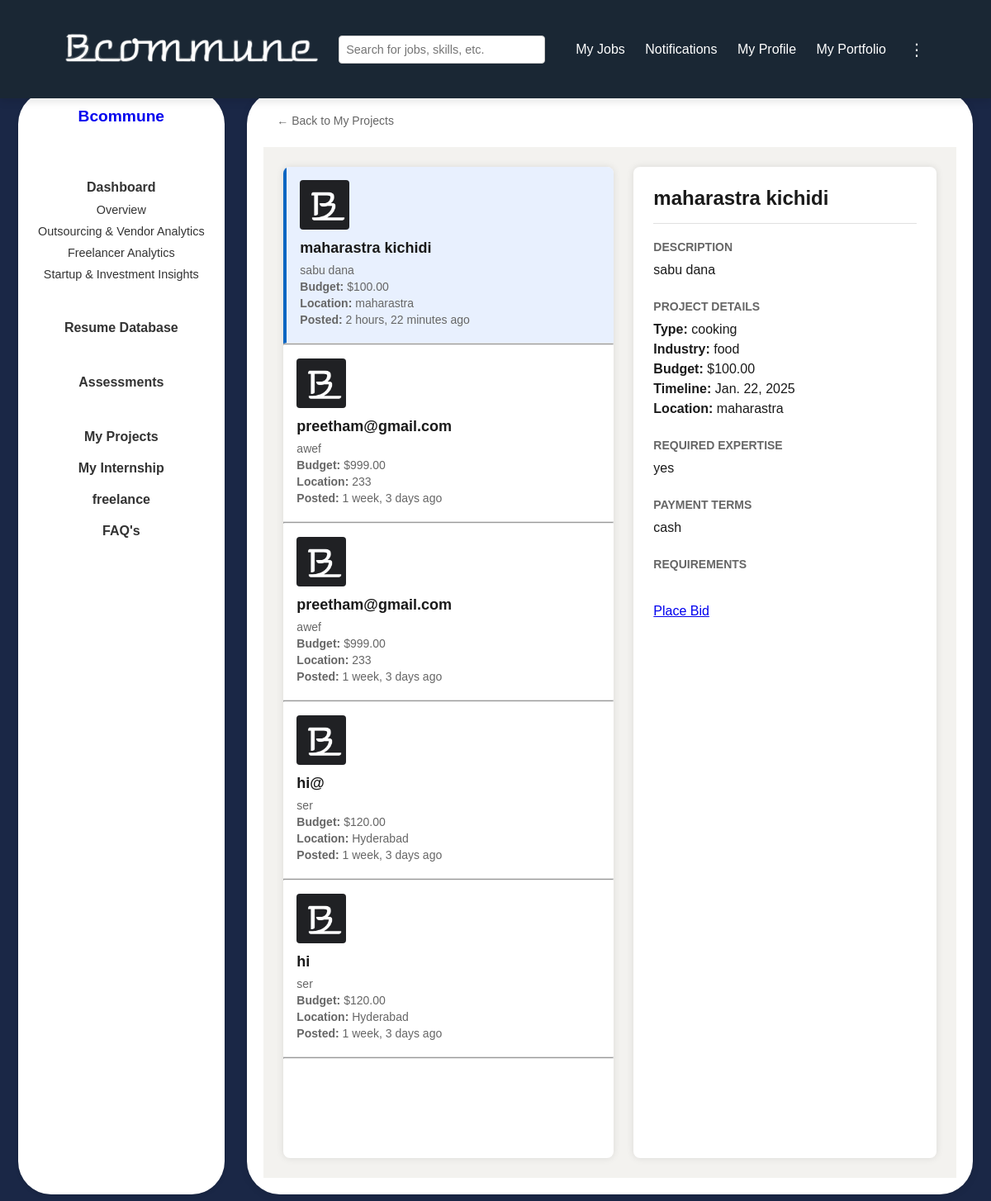
The page /company/dashboard/myprojects/explore/ (signed in) on the database its author committed.
### users/models.py (models this page shows, shortened)
class CustomUser(AbstractUser):
    USER_TYPE_CHOICES = (
        ('individual', 'Individual'),
        ('company', 'Company'),
    )
    user_type = models.CharField(max_length=10, choices=USER_TYPE_CHOICES, default='company')
    company_name = models.CharField(max_length=255, null=True, blank=True)
    company_website = models.URLField(max_length=200, null=True, blank=True)
    industry = models.CharField(max_length=100, null=True, blank=True)
    company_size = models.CharField(max_length=20, null=True, blank=True)
    company_type = models.CharField(max_length=255, null=True, blank=True)
    designation = models.CharField(max_length=255, null=True, blank=True)
    phone_number = models.CharField(max_length=15, null=True, blank=True)
    bcommune_profile = models.URLField(null=True, blank=True)
    profile_picture = models.ImageField(upload_to='profile_pics/', blank=True, null=True)
    about_company = models.TextField(null=True, blank=True)  # About the Company
    founding_year = models.PositiveIntegerField(null=True, blank=True)  # Establishment Year
    headquarters = models.CharField(max_length=255, null=True, blank=True)  # Headquarters Location
    branches = models.TextField(null=True, blank=True)
    business_registration_number = models.CharField(max_length=100, null=True, blank=True)
    legal_structure = models.CharField(
        max_length=50,
        choices=[
            ('LLP', 'LLP'),
            ('Pvt Ltd', 'Private Limited'),
            ('Partnership', 'Partnership'),
            ('Sole Proprietorship', 'Sole Proprietorship'),
            ('Others', 'Others'),
        ],
        null=True,
        blank=True
    )
    core_services = models.TextField(null=True, blank=True)
    social_media_links = models.JSONField(default=dict, blank=True)  # Example: {"facebook": "", "linkedin": "", "twitter": ""}
    portfolio = models.TextField(null=True, blank=True)

class Project(models.Model):
    company = models.ForeignKey(settings.AUTH_USER_MODEL, on_delete=models.CASCADE)
    title = models.CharField(max_length=200)
    description = models.TextField()
    project_type = models.CharField(max_length=100)
    industry = models.CharField(max_length=100)
    budget = models.DecimalField(max_digits=15, decimal_places=2)
    timeline = models.DateField()
    location = models.CharField(max_length=200, blank=True, null=True)
    expertise_required = models.TextField()
    payment_terms = models.TextField()
    nda_required = models.BooleanField(default=False)
    confidentiality_required = models.BooleanField(default=False)
    ip_rights_required = models.BooleanField(default=False)
    custom_field = models.CharField(max_length=200, blank=True, null=True)
    created_at = models.DateTimeField(auto_now_add=True)

### users/views.py (the view, shortened to what this page needs)
# urls.py: path('company/dashboard/myprojects/explore/', views.explore_projects, name='explore_projects'),
@login_required
def explore_projects(request):
    other_company_projects = Project.objects.exclude(company=request.user).order_by('-created_at')
    selected_project_id = request.GET.get('selected_project')
    first_project = None
    if selected_project_id:
        try:
            first_project = Project.objects.get(id=selected_project_id)
        except Project.DoesNotExist:
            first_project = other_company_projects.first()
    else:
        first_project = other_company_projects.first()
    context = {
        'projects': other_company_projects,
        'first_project': first_project,
        'selected_project_id': selected_project_id,
    }
    return render(request, 'explore_projects.html', context)

### users/templates/explore_projects.html (shortened to what this page needs)
{% load static %}
<!DOCTYPE html>
<html lang="en">
<head>
    <link rel="stylesheet" href="{% static 'css/common.css'%}">
</head>
<body>
    {% include 'header2.html' %}
    <div class="main-container">
        {% include 'sidebarcompany.html' %}
        <div class="content">
            <a href="{% url 'myprojects' %}" class="back-button">
                ← Back to My Projects
            </a>
            <div class="projects-container">
                <div class="projects-list">
                    {% if projects %}
                        {% for project in projects %}
                            <div class="project-card {% if project.id|stringformat:'s' == selected_project_id %}active{% elif not selected_project_id and forloop.first %}active{% endif %}" data-project-id="{{ project.id }}">
                                <div class="bid-logo">
                                    <img src="{% static 'images/B.png' %}" alt="Project Logo">
                                </div>
                                <h3>{{ project.title }}</h3>
                                <p>{{ project.description|truncatechars:100 }}</p>
                                <p><strong>Budget:</strong> ${{ project.budget }}</p>
                                <p><strong>Location:</strong> {{ project.location|default:"Not specified" }}</p>
                                <p><strong>Posted:</strong> {{ project.created_at|timesince }} ago</p>
                            </div>
                            <hr>
                        {% endfor %}
                    {% else %}
                        <p class="no-projects">No projects available from other companies at the moment.</p>
                    {% endif %}
                </div>
                <div class="project-details">
                    <div id="project-detail-content">
                        {% if first_project %}
                            <h2>{{ first_project.title }}</h2>
                            <div class="detail-section">
                                <h3>Description</h3>
                                <p>{{ first_project.description }}</p>
                            </div>
                            <div class="detail-section">
                                <h3>Project Details</h3>
                                <p><strong>Type:</strong> {{ first_project.project_type }}</p>
                                <p><strong>Industry:</strong> {{ first_project.industry }}</p>
                                <p><strong>Budget:</strong> ${{ first_project.budget }}</p>
                                <p><strong>Timeline:</strong> {{ first_project.timeline }}</p>
                                <p><strong>Location:</strong> {{ first_project.location|default:"Not specified" }}</p>
                            </div>
                            <div class="detail-section">
                                <h3>Required Expertise</h3>
                                <p>{{ first_project.expertise_required }}</p>
                            </div>
                            <div class="detail-section">
                                <h3>Payment Terms</h3>
                                <p>{{ first_project.payment_terms }}</p>
                            </div>
                            <div class="detail-section">
                                <h3>Requirements</h3>
                            </div>
                            {% if user.is_authenticated and user.user_type == 'company' and first_project.company != user %}
                                <a href="{% url 'place_project_bid' first_project.id %}" class="btn btn-primary">Place Bid</a>
                            {% endif %}
                        {% else %}
                            <p class="no-projects">Select a project to view details</p>
                        {% endif %}
                    </div>
                </div>
            </div>
        </div>
    </div>
</body>

### users/templates/sidebarcompany.html
{%load static%}
<div class="sidebar">
    <a href="{% url 'company_profile' %}" style=" text-decoration: none;" ><h2>{{ user.company_name }}</h2></a>
    <br><br>
    <h4>
      <a href="#" style="text-decoration: none; color: inherit;">Dashboard</a>
    </h4>
    <ul>
        <li>
          <a href="#" style="text-decoration: none; color: inherit;">Overview</a>
        </li>
        <li>
          <a href="#" style="text-decoration: none; color: inherit;">Outsourcing & Vendor Analytics</a>
        </li>
        <li>
          <a href="#" style="text-decoration: none; color: inherit;">Freelancer Analytics</a>
        </li>
        <li>
          <a href="#" style="text-decoration: none; color: inherit;">Startup & Investment Insights</a>
        </li>
    </ul>
    <br>
    <h4>
      <a href="#" style="text-decoration: none; color: inherit;">Resume Database</a>
    </h4>
    <br>
    <h4>
      <a href="#" style="text-decoration: none; color: inherit;">Assessments</a>
    </h4>
    <br>
    <h4>
      <a href="{% url 'myprojects' %}" style="text-decoration: none; color: inherit;">My Projects</a>
    </h4>
    <h4>
      <a href="{%url 'myinternships'%}" style="text-decoration: none; color: inherit;">My Internship</a>
    </h4>
    <h4>
      <a href="{%url 'freelance'%}" style="text-decoration: none; color: inherit;">freelance</a>
    </h4>
    <h4>
      <a href="{% url 'faq' %}" style="text-decoration: none; color: inherit;">FAQ's</a>
    </h4>
</div>

### static/css/common.css (style rules this page uses)
* { margin: 0; padding: 0; box-sizing: border-box; font-family: Arial, sans-serif; }
body { background-color: #1a2734; color: #333; font-family: Arial, sans-serif; min-height: 100vh; display: flex; flex-direction: column; margin: 0; }
.sidebar { background-color: white; padding: 20px; width: 250px; min-height: calc(100vh - 30px); margin-right: 0.2cm; border-radius: 40px; text-align: center; box-shadow: 0 2px 5px rgba(0, 0, 0, 0.1); flex-shrink: 0; margin-left: 1%; margin-bottom: 1%; }
.sidebar h2 { font-size: 1.2rem; margin-bottom: 10px; }
.sidebar h4 { margin: 20px 0 10px; font-size: 1rem; }
.sidebar ul { list-style: none; padding: 0; }
.sidebar ul li { margin: 10px 0; font-size: 0.9rem; cursor: pointer; }
.main-container { display: flex; flex-wrap: wrap; justify-content: space-between; padding: 10px; background-color: #1a2746; margin-top: 100px; gap: 20px; }
.content { flex: 1; padding: 20px; background-color: white; border-radius: 40px; box-shadow: 0 2px 10px rgba(0, 0, 0, 0.1); margin-bottom: 1%; margin-right: 1%; }

### users/templates/explore_projects.html (style rules this page uses)
.projects-container { display: flex; gap: 24px; padding: 24px; background-color: #f3f2ef; min-height: calc(100vh - 100px); }
.projects-list { flex: 0 0 400px; height: calc(100vh - 148px); overflow-y: auto; background-color: white; border-radius: 8px; box-shadow: 0 0 10px rgba(0,0,0,0.1); }
.project-card { padding: 16px; border-bottom: 1px solid #e0e0e0; cursor: pointer; transition: background-color 0.2s; }
.project-card.active { background-color: #e8f0fe; border-left: 4px solid #0a66c2; }
.project-card h3 { margin: 0 0 8px 0; color: #1a1a1a; font-size: 18px; }
.project-card p { margin: 4px 0; color: #666; font-size: 14px; }
.project-card .bid-logo { width: 60px; height: 60px; margin-bottom: 12px; }
.project-card .bid-logo img { width: 100%; height: 100%; object-fit: cover; border-radius: 4px; }
.project-details { flex: 1; background-color: white; border-radius: 8px; padding: 24px; box-shadow: 0 0 10px rgba(0,0,0,0.1); height: calc(100vh - 148px); overflow-y: auto; }
.project-details h2 { margin: 0 0 20px 0; color: #1a1a1a; padding-bottom: 16px; border-bottom: 1px solid #e0e0e0; font-size: 24px; }
.detail-section { margin-bottom: 24px; }
.detail-section h3 { color: #666; font-size: 14px; margin-bottom: 8px; text-transform: uppercase; }
.detail-section p { color: #1a1a1a; margin: 0; line-height: 1.5; }
.back-button { display: inline-flex; align-items: center; gap: 8px; color: #666; text-decoration: none; margin-bottom: 16px; font-size: 14px; padding: 8px 16px; border-radius: 4px; transition: background-color 0.2s; }

### rows shown on the page
CustomUser: company_name "Bcommune"
Project: title "maharastra kichidi", description "sabu dana", budget "100.00", location "maharastra", created_at "2 hours, 22 minutes", project_type "cooking", industry "food", timeline "Jan. 22, 2025", expertise_required "yes", payment_terms "cash"
Project: title "preetham@gmail.com", description "awef", budget "999.00", location "233", created_at "1 week, 3 days"
Project: title "preetham@gmail.com", description "awef", budget "999.00", location "233", created_at "1 week, 3 days"
Project: title "hi@", description "ser", budget "120.00", location "Hyderabad", created_at "1 week, 3 days"
Project: title "hi", description "ser", budget "120.00", location "Hyderabad", created_at "1 week, 3 days"
